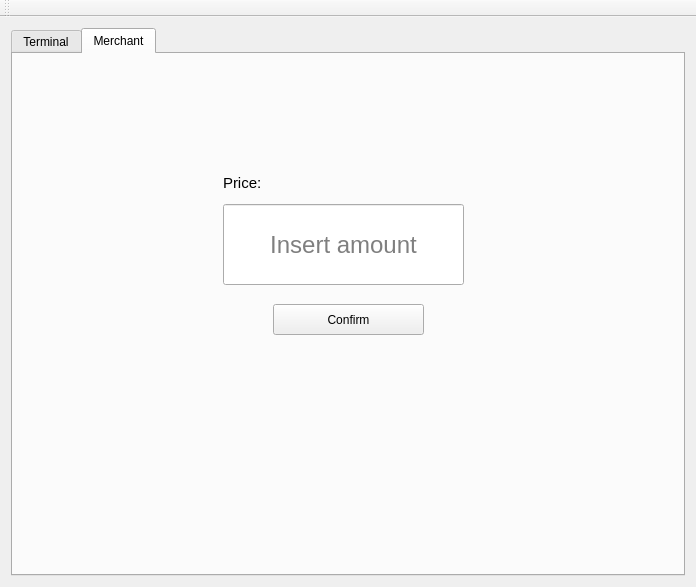
<?xml version="1.0" encoding="UTF-8"?>
<ui version="4.0">
 <class>Terminal</class>
 <widget class="QMainWindow" name="Terminal">
  <property name="geometry">
   <rect>
    <x>0</x>
    <y>0</y>
    <width>696</width>
    <height>587</height>
   </rect>
  </property>
  <property name="windowTitle">
   <string>Terminal</string>
  </property>
  <widget class="QWidget" name="centralWidget">
   <layout class="QGridLayout" name="gridLayout">
    <item row="0" column="1">
     <widget class="QTabWidget" name="tabWidget">
      <property name="currentIndex">
       <number>1</number>
      </property>
      <widget class="QWidget" name="tab">
       <attribute name="title">
        <string>Terminal</string>
       </attribute>
       <layout class="QGridLayout" name="gridLayout_2">
        <item row="0" column="1">
         <widget class="QWidget" name="widget_2" native="true">
          <layout class="QGridLayout" name="gridLayout_4">
           <item row="4" column="0">
            <widget class="QLabel" name="label_2">
             <property name="sizePolicy">
              <sizepolicy hsizetype="Preferred" vsizetype="Maximum">
               <horstretch>0</horstretch>
               <verstretch>0</verstretch>
              </sizepolicy>
             </property>
             <property name="font">
              <font>
               <family>MS Shell Dlg 2</family>
               <pointsize>10</pointsize>
               <weight>50</weight>
               <bold>false</bold>
              </font>
             </property>
             <property name="text">
              <string>Log</string>
             </property>
             <property name="alignment">
              <set>Qt::AlignCenter</set>
             </property>
            </widget>
           </item>
           <item row="5" column="0">
            <widget class="QPlainTextEdit" name="DisplayLog">
             <property name="readOnly">
              <bool>true</bool>
             </property>
            </widget>
           </item>
           <item row="0" column="0">
            <widget class="QLabel" name="label">
             <property name="sizePolicy">
              <sizepolicy hsizetype="Minimum" vsizetype="Maximum">
               <horstretch>0</horstretch>
               <verstretch>0</verstretch>
              </sizepolicy>
             </property>
             <property name="font">
              <font>
               <family>MS Shell Dlg 2</family>
               <pointsize>11</pointsize>
               <weight>50</weight>
               <bold>false</bold>
              </font>
             </property>
             <property name="styleSheet">
              <string notr="true"/>
             </property>
             <property name="text">
              <string>Functionalities</string>
             </property>
             <property name="alignment">
              <set>Qt::AlignCenter</set>
             </property>
            </widget>
           </item>
           <item row="1" column="0">
            <widget class="QPushButton" name="ButtonCard">
             <property name="sizePolicy">
              <sizepolicy hsizetype="Preferred" vsizetype="Maximum">
               <horstretch>0</horstretch>
               <verstretch>0</verstretch>
              </sizepolicy>
             </property>
             <property name="text">
              <string>Insert Card</string>
             </property>
            </widget>
           </item>
           <item row="3" column="0">
            <widget class="QWidget" name="widget_4" native="true">
             <property name="sizePolicy">
              <sizepolicy hsizetype="Expanding" vsizetype="Preferred">
               <horstretch>0</horstretch>
               <verstretch>0</verstretch>
              </sizepolicy>
             </property>
            </widget>
           </item>
          </layout>
         </widget>
        </item>
        <item row="0" column="0">
         <widget class="QWidget" name="widget" native="true">
          <property name="sizePolicy">
           <sizepolicy hsizetype="Maximum" vsizetype="Preferred">
            <horstretch>0</horstretch>
            <verstretch>0</verstretch>
           </sizepolicy>
          </property>
          <layout class="QGridLayout" name="gridLayout_3">
           <item row="5" column="1">
            <widget class="QPushButton" name="Button0">
             <property name="sizePolicy">
              <sizepolicy hsizetype="Minimum" vsizetype="Fixed">
               <horstretch>0</horstretch>
               <verstretch>0</verstretch>
              </sizepolicy>
             </property>
             <property name="text">
              <string>0</string>
             </property>
            </widget>
           </item>
           <item row="4" column="0">
            <widget class="QPushButton" name="Button7">
             <property name="sizePolicy">
              <sizepolicy hsizetype="Minimum" vsizetype="Fixed">
               <horstretch>0</horstretch>
               <verstretch>0</verstretch>
              </sizepolicy>
             </property>
             <property name="text">
              <string>7</string>
             </property>
            </widget>
           </item>
           <item row="1" column="0" colspan="3">
            <widget class="QLineEdit" name="Display">
             <property name="sizePolicy">
              <sizepolicy hsizetype="Preferred" vsizetype="Fixed">
               <horstretch>0</horstretch>
               <verstretch>0</verstretch>
              </sizepolicy>
             </property>
             <property name="layoutDirection">
              <enum>Qt::LeftToRight</enum>
             </property>
             <property name="alignment">
              <set>Qt::AlignCenter</set>
             </property>
             <property name="readOnly">
              <bool>true</bool>
             </property>
            </widget>
           </item>
           <item row="6" column="1">
            <widget class="QWidget" name="widget_5" native="true"/>
           </item>
           <item row="4" column="2">
            <widget class="QPushButton" name="Button9">
             <property name="sizePolicy">
              <sizepolicy hsizetype="Minimum" vsizetype="Fixed">
               <horstretch>0</horstretch>
               <verstretch>0</verstretch>
              </sizepolicy>
             </property>
             <property name="text">
              <string>9</string>
             </property>
            </widget>
           </item>
           <item row="3" column="1">
            <widget class="QPushButton" name="Button5">
             <property name="sizePolicy">
              <sizepolicy hsizetype="Minimum" vsizetype="Fixed">
               <horstretch>0</horstretch>
               <verstretch>0</verstretch>
              </sizepolicy>
             </property>
             <property name="text">
              <string>5</string>
             </property>
            </widget>
           </item>
           <item row="2" column="1">
            <widget class="QPushButton" name="Button2">
             <property name="sizePolicy">
              <sizepolicy hsizetype="Minimum" vsizetype="Fixed">
               <horstretch>0</horstretch>
               <verstretch>0</verstretch>
              </sizepolicy>
             </property>
             <property name="text">
              <string>2</string>
             </property>
            </widget>
           </item>
           <item row="3" column="0">
            <widget class="QPushButton" name="Button4">
             <property name="sizePolicy">
              <sizepolicy hsizetype="Minimum" vsizetype="Fixed">
               <horstretch>0</horstretch>
               <verstretch>0</verstretch>
              </sizepolicy>
             </property>
             <property name="text">
              <string>4</string>
             </property>
            </widget>
           </item>
           <item row="2" column="2">
            <widget class="QPushButton" name="Button3">
             <property name="sizePolicy">
              <sizepolicy hsizetype="Minimum" vsizetype="Fixed">
               <horstretch>0</horstretch>
               <verstretch>0</verstretch>
              </sizepolicy>
             </property>
             <property name="text">
              <string>3</string>
             </property>
            </widget>
           </item>
           <item row="5" column="0">
            <widget class="QPushButton" name="ButtonClear">
             <property name="sizePolicy">
              <sizepolicy hsizetype="Minimum" vsizetype="Fixed">
               <horstretch>0</horstretch>
               <verstretch>0</verstretch>
              </sizepolicy>
             </property>
             <property name="text">
              <string>Clear</string>
             </property>
            </widget>
           </item>
           <item row="4" column="1">
            <widget class="QPushButton" name="Button8">
             <property name="sizePolicy">
              <sizepolicy hsizetype="Minimum" vsizetype="Fixed">
               <horstretch>0</horstretch>
               <verstretch>0</verstretch>
              </sizepolicy>
             </property>
             <property name="text">
              <string>8</string>
             </property>
            </widget>
           </item>
           <item row="2" column="0">
            <widget class="QPushButton" name="Button1">
             <property name="sizePolicy">
              <sizepolicy hsizetype="Minimum" vsizetype="Fixed">
               <horstretch>0</horstretch>
               <verstretch>0</verstretch>
              </sizepolicy>
             </property>
             <property name="text">
              <string>1</string>
             </property>
            </widget>
           </item>
           <item row="5" column="2">
            <widget class="QPushButton" name="ButtonConfirm">
             <property name="sizePolicy">
              <sizepolicy hsizetype="Minimum" vsizetype="Fixed">
               <horstretch>0</horstretch>
               <verstretch>0</verstretch>
              </sizepolicy>
             </property>
             <property name="text">
              <string>Confirm</string>
             </property>
            </widget>
           </item>
           <item row="3" column="2">
            <widget class="QPushButton" name="Button6">
             <property name="sizePolicy">
              <sizepolicy hsizetype="Minimum" vsizetype="Fixed">
               <horstretch>0</horstretch>
               <verstretch>0</verstretch>
              </sizepolicy>
             </property>
             <property name="text">
              <string>6</string>
             </property>
            </widget>
           </item>
           <item row="0" column="0" colspan="3">
            <widget class="QWidget" name="widget_6" native="true">
             <widget class="QPlainTextEdit" name="DisplayAmount">
              <property name="geometry">
               <rect>
                <x>0</x>
                <y>30</y>
                <width>251</width>
                <height>81</height>
               </rect>
              </property>
              <property name="font">
               <font>
                <pointsize>18</pointsize>
               </font>
              </property>
              <property name="styleSheet">
               <string notr="true">QPlainTextEdit { 
text-align:center;

}</string>
              </property>
              <property name="readOnly">
               <bool>true</bool>
              </property>
              <property name="textInteractionFlags">
               <set>Qt::TextSelectableByKeyboard|Qt::TextSelectableByMouse</set>
              </property>
             </widget>
            </widget>
           </item>
          </layout>
         </widget>
        </item>
       </layout>
      </widget>
      <widget class="QWidget" name="tab_2">
       <attribute name="title">
        <string>Merchant</string>
       </attribute>
       <widget class="QWidget" name="widget_3" native="true">
        <property name="geometry">
         <rect>
          <x>10</x>
          <y>10</y>
          <width>270</width>
          <height>481</height>
         </rect>
        </property>
        <property name="sizePolicy">
         <sizepolicy hsizetype="Maximum" vsizetype="Preferred">
          <horstretch>0</horstretch>
          <verstretch>0</verstretch>
         </sizepolicy>
        </property>
        <layout class="QGridLayout" name="gridLayout_5">
         <item row="0" column="0">
          <widget class="QWidget" name="widget_7" native="true"/>
         </item>
        </layout>
       </widget>
       <widget class="QWidget" name="widget_8" native="true">
        <property name="geometry">
         <rect>
          <x>210</x>
          <y>110</y>
          <width>252</width>
          <height>229</height>
         </rect>
        </property>
        <widget class="QLineEdit" name="DisplayMerchant">
         <property name="geometry">
          <rect>
           <x>0</x>
           <y>40</y>
           <width>241</width>
           <height>81</height>
          </rect>
         </property>
         <property name="font">
          <font>
           <pointsize>18</pointsize>
          </font>
         </property>
         <property name="cursor">
          <cursorShape>ArrowCursor</cursorShape>
         </property>
         <property name="text">
          <string/>
         </property>
         <property name="alignment">
          <set>Qt::AlignCenter</set>
         </property>
         <property name="readOnly">
          <bool>false</bool>
         </property>
         <property name="placeholderText">
          <string>Insert amount</string>
         </property>
        </widget>
        <widget class="QLabel" name="label_3">
         <property name="geometry">
          <rect>
           <x>0</x>
           <y>10</y>
           <width>71</width>
           <height>18</height>
          </rect>
         </property>
         <property name="sizePolicy">
          <sizepolicy hsizetype="Expanding" vsizetype="Minimum">
           <horstretch>0</horstretch>
           <verstretch>0</verstretch>
          </sizepolicy>
         </property>
         <property name="font">
          <font>
           <family>MS Shell Dlg 2</family>
           <pointsize>11</pointsize>
           <weight>50</weight>
           <bold>false</bold>
          </font>
         </property>
         <property name="styleSheet">
          <string notr="true"/>
         </property>
         <property name="text">
          <string>Price:</string>
         </property>
        </widget>
        <widget class="QPushButton" name="ButtonInit">
         <property name="geometry">
          <rect>
           <x>50</x>
           <y>140</y>
           <width>151</width>
           <height>31</height>
          </rect>
         </property>
         <property name="sizePolicy">
          <sizepolicy hsizetype="Minimum" vsizetype="Fixed">
           <horstretch>0</horstretch>
           <verstretch>0</verstretch>
          </sizepolicy>
         </property>
         <property name="text">
          <string>Confirm</string>
         </property>
        </widget>
       </widget>
      </widget>
     </widget>
    </item>
   </layout>
  </widget>
  <widget class="QMenuBar" name="menuBar">
   <property name="geometry">
    <rect>
     <x>0</x>
     <y>0</y>
     <width>696</width>
     <height>22</height>
    </rect>
   </property>
  </widget>
  <widget class="QToolBar" name="mainToolBar">
   <attribute name="toolBarArea">
    <enum>TopToolBarArea</enum>
   </attribute>
   <attribute name="toolBarBreak">
    <bool>false</bool>
   </attribute>
  </widget>
 </widget>
 <layoutdefault spacing="6" margin="11"/>
 <resources/>
 <connections/>
</ui>
